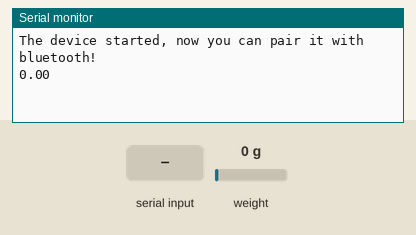
This sketch was run on a simulated ESP32. On the bench: the last lines printed to the serial monitor. Inputs (shaded band) come from the test bench; at power-on: weight on the scale 0 g. Nothing arrives over Bluetooth unless stated.

Above: at 5.8 s.
5.9 s: "90,45,200\n" received over the second serial link
At 16.7 s:
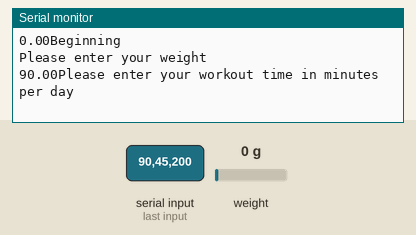
17.5 s: "30,150,10\n" received over the second serial link
At 17.9 s:
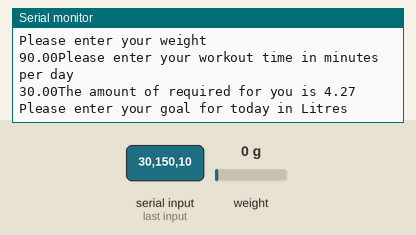
19.0 s: "90,45\n" received over the second serial link
At 20.2 s:
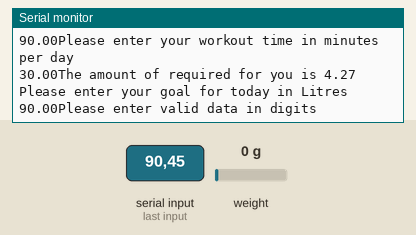
20.5 s: "30,150\n" received over the second serial link
At 21.3 s:
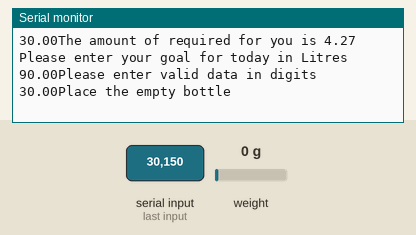
28.0 s: weight on the scale set to 100 g
At 40.6 s:
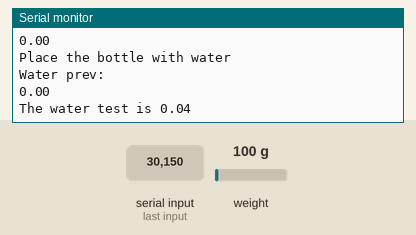
41.0 s: weight on the scale set to 1250 g
At 42.6 s:
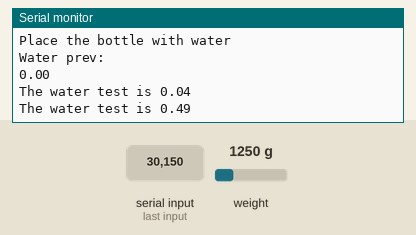

The sketch:

complete_sketch_calibrated.ino
```cpp
#include "HX711.h"  //You must have this library in your arduino library folder
#include "BluetoothSerial.h"
#define DOUT  2
#define CLK  4
#if !defined(CONFIG_BT_ENABLED) || !defined(CONFIG_BLUEDROID_ENABLED)
#error Bluetooth is not enabled! Please run `make menuconfig` to and enable it
#endif

HX711 scale;
float calib = 0.39215;
char junk = ' ';                     // to remove extra inputs from user
//Change this calibration factor as per your load cell once it is found you many need to vary it in thousands
float calibration_factor = -96650; //-106600 worked for my 40Kg max scale setup
float goal;
float drunk_water=0;
float water_init;
float water_curr;
float water_curr1;
float water_curr2;
float water_prev;
float bottle_wt;
float water_test;
float water_test1;
float water_test2;
float water_posneg;
float weight;
float temp_wtr;
float workout_time;
float water_req_weight;
float water_req_work;
float water_required;
float threshold = 0.05;
int flag=0;
unsigned long StartTime;
unsigned long tempTime;
unsigned long CurrentTime;
int flag_w=0;
unsigned long StartTime1;
unsigned long tempTime1;
unsigned long CurrentTime1;
BluetoothSerial SerialBT;


///////////////////////////////////////////////////////////////////////////////////////////////////////////////////////////////
void reset()
{
   scale.tare();
   scale.set_scale(-96650);
  }
///////////////////////////////////////////////////////////////////////////////////////////////////////////////////////////////
void Init_emptybottle()
{
   Serial.println("Place the empty bottle");
   SerialBT.println("Place the empty bottle");

   delay(5000);
   temp_wtr = scale.get_units(10);                                 //Getting the weight of empty bottle
   bottle_wt = temp_wtr * calib;
   Serial.println(bottle_wt);
  }
///////////////////////////////////////////////////////////////////////////////////////////////////////////////////////////////
void Init_fullbottle()
{
   Serial.println("Place the bottle with water");
   SerialBT.println("Place the bottle with water");
   delay(10000);
   water_curr=scale.get_units(5);                                //Getting the weight of bottle with water
  // water_curr1=(water_curr*12)/2.5296;
   water_curr2=water_curr1 * calib;;
  }
///////////////////////////////////////////////////////////////////////////////////////////////////////////////////////////////
void water_to_be_consumed()
{
 Serial.println("Please enter your weight\n");
 SerialBT.println("Please enter your weight\n");

   while(SerialBT.available()==0)
   {}
   weight = SerialBT.parseFloat();
   Serial.print(weight);
   while (SerialBT.available() > 0)  // .parseFloat() can leave non-numeric characters
    { junk = SerialBT.read() ; }      // clear the keyboard buffer

    if(weight<=0.00 || weight > 650.01)
      {
        Serial.println("Please enter valid amount in numbers ");
        SerialBT.println("Please enter valid amount in numbers ");
        while(SerialBT.available()==0)
        {}
           weight = SerialBT.parseFloat();
           Serial.print(weight);
           while (SerialBT.available() > 0)  // .parseFloat() can leave non-numeric characters
            { junk = SerialBT.read() ; }      // clear the keyboard buffer

      }


  Serial.println("Please enter your workout time in minutes per day \n");
  SerialBT.println("Please enter your workout time in minutes per day \n");
    while(SerialBT.available()==0)
   {}
   workout_time = SerialBT.parseFloat();
   Serial.print(workout_time);
   while (SerialBT.available() > 0)  // .parseFloat() can leave non-numeric characters
    { junk = SerialBT.read() ; }      // clear the keyboard buffer

    //Serial.print(workout_time);
    if(workout_time<0 || workout_time>14460)
      {
        Serial.println("Please enter valid data in digits");
        SerialBT.println("Please enter valid data in digits");

        while(SerialBT.available()==0)
        {}
        workout_time = SerialBT.parseFloat();
        Serial.print(workout_time);
         while (SerialBT.available() > 0)  // .parseFloat() can leave non-numeric characters
        { junk = SerialBT.read() ; }      // clear the keyboard buffer
       }


  water_req_weight = (weight*2.205*2)/3;
  water_req_work = (workout_time*12)/30;
  water_required = (water_req_weight+water_req_work)*0.0296;
  Serial.print("The amount of required for you is ");
  Serial.print(water_required);
  Serial.print("\n");

}
///////////////////////////////////////////////////////////////////////////////////////////////////////////////////////////////
void Inst_water()
{
   water_prev = water_curr2;                                    //Initialising water_prev
   Serial.print("\n");
   Serial.println("Water prev:");
   Serial.println(water_prev);
  }
///////////////////////////////////////////////////////////////////////////////////////////////////////////////////////////////
void water_consumed()
{
    if((water_prev-water_test2)>0.05 )          // To calculate the amount of water consumed
      {
       drunk_water+=water_prev-water_curr2;
       water_prev=water_curr2;
       flag = 0;
       Serial.print("Amount of water consumed:");
       Serial.print(drunk_water);
       Serial.print("\n");
       SerialBT.print("Amount of water consumed:");
       SerialBT.print(drunk_water);
       //SerialBT.print("\n");
       delay(500);
      }
  }
///////////////////////////////////////////////////////////////////////////////////////////////////////////////////////////////
void set_goal()
{
  Serial.println("Please enter your goal for today in Litres");
  SerialBT.println("Please enter your goal for today in Litres");
    while(SerialBT.available()==0)
   {

   }

   goal= SerialBT.parseFloat();
   Serial.print(goal);
   while (SerialBT.available() > 0)  // .parseFloat() can leave non-numeric characters
    { junk = SerialBT.read() ; }      // clear the keyboard buffer

    if(goal<0.01 || goal>20.01)
      {
        Serial.println("Please enter valid data in digits");
        SerialBT.println("Please enter valid data in digits");
        while(SerialBT.available()==0)
        {}
        goal= SerialBT.parseFloat();
        Serial.print(goal);
        while (SerialBT.available() > 0)  // .parseFloat() can leave non-numeric characters
        { junk = SerialBT.read() ; }      // clear the keyboard buffer

      }
     if(goal<water_required)
     {
      Serial.print("You can drink more water\n");
     }
 }

///////////////////////////////////////////////////////////////////////////////////////////////////////////////////////////////
void water_refill()
{
   if(water_test2==bottle_wt || water_test2 < (bottle_wt+0.010))       // To checck if bottle is empty
      {
        Serial.print("Please refill \n");
        SerialBT.print("Please refill \n");

      }
      delay(2000);
  }

///////////////////////////////////////////////////////////////////////////////////////////////////////////////////////////////
void timer()
{
   if (flag == 0)                                                      // A timer to send notification
       {
          StartTime = millis();
          tempTime = StartTime;
          flag = 1;
        }
         StartTime = millis();
         if(StartTime > tempTime + 30000)
             {
              Serial.print("PLEASE DRINK  MORE WATER!\n");
              SerialBT.println("PLEASE DRINK  MORE WATER!");
             }
  }
///////////////////////////////////////////////////////////////////////////////////////////////////////////////////////////////


//=============================================================================================
//                         SETUP
//=============================================================================================
void setup() {
  Serial.begin(9600);
  scale.begin(DOUT,CLK);
  //Serial.println("Press T to tare");
  SerialBT.begin("ESP32test"); //Bluetooth device name
  Serial.println("The device started, now you can pair it with bluetooth!");
  scale.set_scale(-96650);  //Calibration Factor obtained from first sketch
  scale.tare();
  //Reset the scale to 0
  delay(2000);
   Serial.print(scale.get_units(20));
   delay(10000);
   //bottle_wt=scale.get_units(20);
   water_prev=0;
   Serial.print("Beginning");
   Serial.print("\n");
   SerialBT.println("Beginning");
   //SerialBT.write("\n");
   reset();


   /////////////////////////////////////////////////////////////////////
 water_to_be_consumed();
   /////////////////////////////////////////////////////////////////////
 set_goal();
   /////////////////////////////////////////////////////////////////////
 Init_emptybottle();
  /////////////////////////////////////////////////////////////////////
 Init_fullbottle();
  /////////////////////////////////////////////////////////////////////
  Inst_water();
}


//=============================================================================================
//                         LOOP
//=============================================================================================
void loop()
{
  if(Serial.available())
  {
    char temp = Serial.read();
    if(temp == 't' || temp == 'T')
      scale.tare();  //Reset the scale to zero
  }

    delay(2000);
    water_test=scale.get_units(5);                // Getting the instantaneous values
    //water_test1=(water_test*12)/2.04;
    //water_test2=water_test1/15;
    water_test2=(water_test)* calib;
    Serial.print("The water test is ");
    Serial.print(water_test2);
    Serial.print("\n");

    if( water_test2 > threshold)                  // basic condition - to check if weight is more than the threshold
    {
      flag_w=0;
      water_curr=scale.get_units(5);               // Initialiing the water_curr2
      //water_curr1=water_curr*12;
      //water_curr2=water_curr1/15;
      water_curr2=water_curr * calib;
      delay(2000);

      water_consumed();
      if (drunk_water > goal)
      {
        Serial.println("You have achieved today's goal successfuly");
        SerialBT.println("You have achieved today's goal successfuly");
      }

      water_refill();

      if(water_prev < water_test2)                                        // Swapping values while water is being filled
       {
          water_prev = water_curr2;
       }
      timer();
      delay(1000);
    }

 else
  {
    //delay(500);
    if (flag_w ==0)                                                      // A timer to send notification
       {
          StartTime1 = millis();
          tempTime1 = StartTime1;
          flag_w = 1;
        }
         StartTime1 = millis();
         if(StartTime1 > tempTime1 + 10000)
             {
              Serial.print("Please place the bottle\n");
              SerialBT.println("Please place the bottle\n");
             }
  }
// Serial.println(flag_w);
}
```

Measured:
- after the input at 5.9 s, the serial monitor: prints a new line after 10.1 s (image 1)
- after the input at 17.5 s, the serial monitor: prints a new line at once (image 2)
- after the input at 19.0 s, the serial monitor: prints a new line at once (image 3)
- after the input at 20.5 s, the serial monitor: prints a new line at once (image 4)
- after the input at 28.0 s, the serial monitor: prints a new line after 11.5 s (image 5)
- after the input at 41.0 s, the serial monitor: prints a new line after 1.0 s (image 6)
